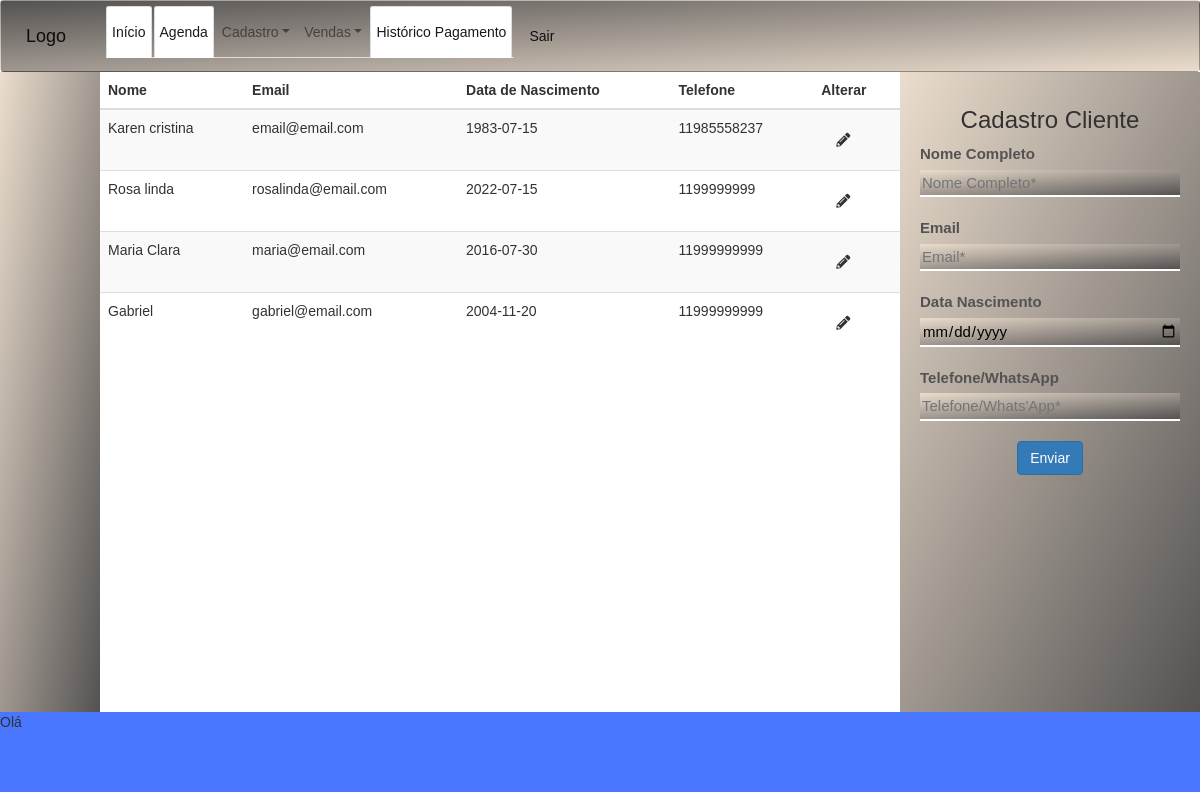
/cadastro, run on an earlier commit of the app's database.
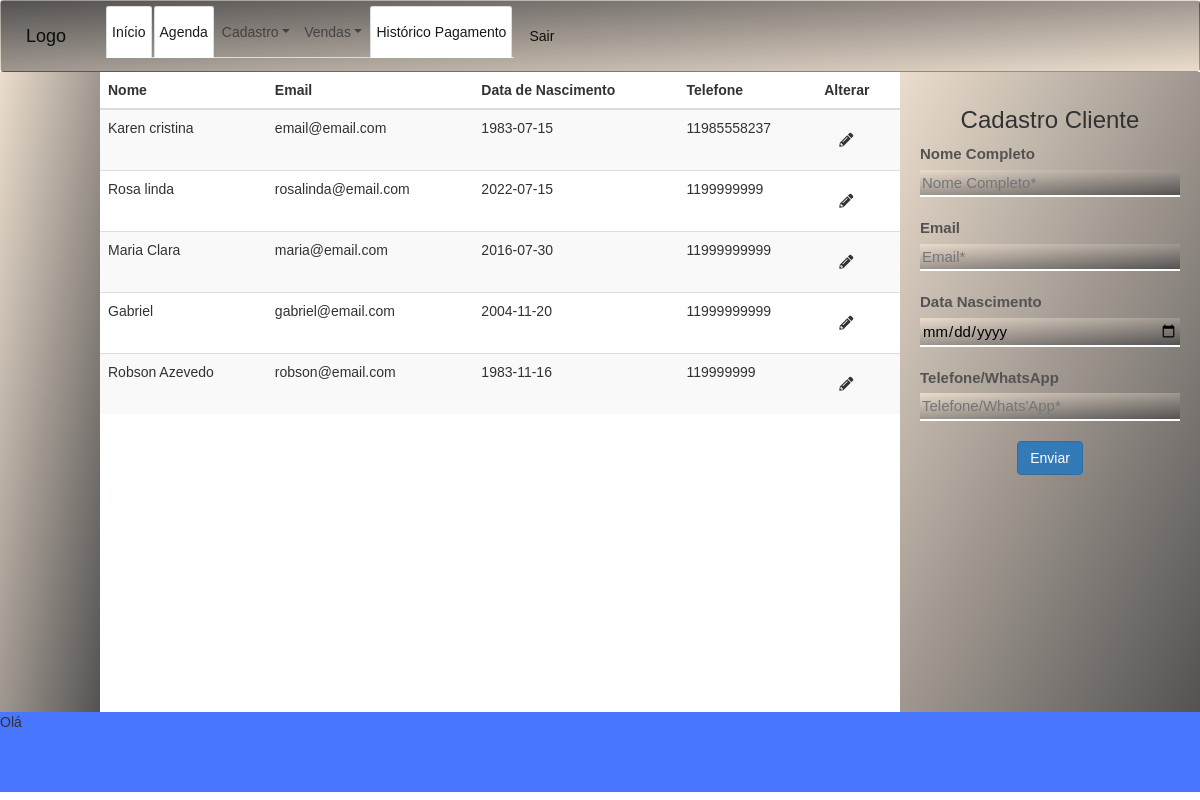
And on a later commit of the database.
### tables this page shows
CREATE TABLE cliente (
    id_cliente INTEGER PRIMARY KEY AUTOINCREMENT,
    nome VARCHAR(50) NOT NULL,
    email VARCHAR(50) NOT NULL,
    telefone VARCHAR(10) NOT NULL,
    data_nascimento TEXT NOT NULL,
    UNIQUE(email)
);

### app.py (the view)
@app.route('/cadastro')
def cadastro():
    cliente = db_listar_cliente()
    return render_template('cadastro_cliente.html',cliente = cliente)

### app.py (called while the page is built)
def row_to_dict(description, row):
    if row is None: return None
    d = {}
    for i in range(0, len(row)):
        d[description[i][0]] = row[i]
    return d

def rows_to_dict(description, rows):
    result = []
    for row in rows:
        result.append(row_to_dict(description, row))
    return result

def conectar():
    return sqlite3.connect('agenda.db')

def db_listar_cliente():
    with closing(conectar()) as con, closing(con.cursor()) as cur:
        cur.execute("SELECT id_cliente, nome, email, data_nascimento, telefone FROM cliente")
        return rows_to_dict(cur.description, cur.fetchall())

### templates/cadastro_cliente.html (shortened to what this page needs)
 {%extends 'base_admin.html'%}
{% block title %} Cadastro {% endblock title %} {% block head%} {{super()}}
<link rel="stylesheet" type="text/css" href="/static/css/style-cadastro.css">{% endblock head%}
{% block content %}
    <table class="table table-striped">
        <thead>
            <tr>
                <th>Nome</th>
                <th>Email</th>
                <th>Data de Nascimento</th>
                <th>Telefone</th>
                <th>Alterar</th>
            </tr>
        </thead>
        <tbody >
            {% for c in cliente %}
            <tr>
                <td >{{c.nome}}</td>
                <td>{{c.email}}</td>
                <td>{{c.data_nascimento}}</td>
                <td>{{c.telefone}}</td>
                <td><a href="/alterar_cliente/{{c.id_cliente}}"><i class="fas fa-pencil-alt"></i></a>
                </td>
            </tr>
        {% endfor %}
        </tbody>
    </table>
{% endblock content %}
{% block formularios %}
        <div class="formulario">
            <fieldset>
                <form action="/users" method="POST" class="text-center form-contato" class="was-validated">
                    <h3 class=" ">Cadastro Cliente</h3>
                    <label for="id_nome" >Nome Completo</label>
                    <input class="input-fun" type="text" id="id_nome" placeholder="Nome Completo*" autocomplete="off" required autofocus name="nome">
                    <label for="id_email" >Email</label>
                    <input class="input-fun" type="email" id="id_email" placeholder="Email*" autocomplete="off" required autofocus name="email">
                    <label for="id_cep" >Data Nascimento</label>
                    <input class="input-fun" type="date" id="id_dt-nascimento" placeholder="DATA NASCIMENTO* " autocomplete="off" required autofocus name="data_nascimento">
                    <label for="telefone" >Telefone/WhatsApp</label>
                    <input class="input-fun" type="tel" id="telefone"  placeholder="Telefone/Whats'App* "required  name="telefone">
                    <button type="submit " class="btn btn-form btn-primary">Enviar</button>
                </form>
            </fieldset>
        </div>
{% endblock formularios %}

What changed in the data, as far as the page shows it:
added cliente: nome "Robson Azevedo", email "robson@email.com", data_nascimento "1983-11-16", telefone "119999999"
